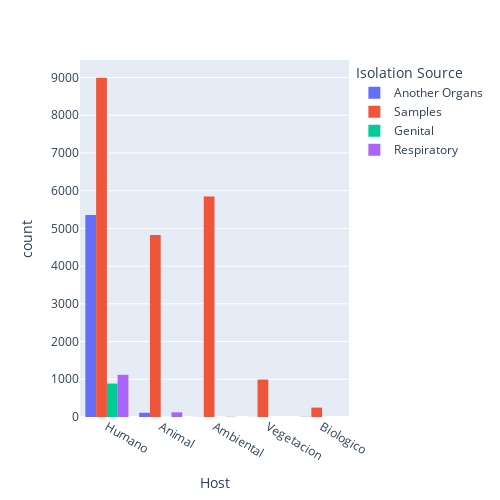

Write notebook code for a chart like this one.
### Markdown cell above
Se genera un histograma que muestra las difetentes fuentes de muestras y los diferentes hospederos a los cuales pertenecen

Translation:
A histogram is generated showing the different sample sources and the different hosts to which they belong.

### Code cell
fig = px.histogram(df_graph, x = 'Host', color = 'Isolation Source', barmode = 'group')
fig.update_layout(width = 500, height = 500)
fig.write_image(os.path.join(carpeta_graficos, 'distribucion_Iso_Sources.png'), 
                width=800, height=600, scale=2)
fig.show()

### Figure 1 — Plotly figure (JSON) as saved in the notebook; plotly's stock layout.template omitted (floating-point values rounded to 4 significant figures; data arrays with more than 128 entries replaced by an {"elided": "..."} marker saying what was removed)
{"data": [{"alignmentgroup": "True", "bingroup": "x", "hovertemplate": "Isolation Source=Another Organs<br>Host=%{x}<br>count=%{y}<extra></extra>", "legendgroup": "Another Organs", "marker": {"color": "#636efa", "pattern": {"shape": ""}}, "name": "Another Organs", "offsetgroup": "Another Organs", "orientation": "v", "showlegend": true, "type": "histogram", "x": {"elided": "5484 str values"}, "xaxis": "x", "yaxis": "y"}, {"alignmentgroup": "True", "bingroup": "x", "hovertemplate": "Isolation Source=Samples<br>Host=%{x}<br>count=%{y}<extra></extra>", "legendgroup": "Samples", "marker": {"color": "#EF553B", "pattern": {"shape": ""}}, "name": "Samples", "offsetgroup": "Samples", "orientation": "v", "showlegend": true, "type": "histogram", "x": {"elided": "20902 str values"}, "xaxis": "x", "yaxis": "y"}, {"alignmentgroup": "True", "bingroup": "x", "hovertemplate": "Isolation Source=Genital<br>Host=%{x}<br>count=%{y}<extra></extra>", "legendgroup": "Genital", "marker": {"color": "#00cc96", "pattern": {"shape": ""}}, "name": "Genital", "offsetgroup": "Genital", "orientation": "v", "showlegend": true, "type": "histogram", "x": {"elided": "888 str values"}, "xaxis": "x", "yaxis": "y"}, {"alignmentgroup": "True", "bingroup": "x", "hovertemplate": "Isolation Source=Respiratory<br>Host=%{x}<br>count=%{y}<extra></extra>", "legendgroup": "Respiratory", "marker": {"color": "#ab63fa", "pattern": {"shape": ""}}, "name": "Respiratory", "offsetgroup": "Respiratory", "orientation": "v", "showlegend": true, "type": "histogram", "x": {"elided": "1250 str values"}, "xaxis": "x", "yaxis": "y"}, {"alignmentgroup": "True", "bingroup": "x", "hovertemplate": "Isolation Source=<br>Host=%{x}<br>count=%{y}<extra></extra>", "legendgroup": "", "marker": {"color": "#FFA15A", "pattern": {"shape": ""}}, "name": "", "offsetgroup": "", "orientation": "v", "showlegend": false, "type": "histogram", "x": {"elided": "887 str values"}, "xaxis": "x", "yaxis": "y"}], "layout": {"barmode": "group", "height": 500, "legend": {"title": {"text": "Isolation Source"}, "tracegroupgap": 0}, "margin": {"t": 60}, "width": 500, "xaxis": {"anchor": "y", "domain": [0, 1], "title": {"text": "Host"}}, "yaxis": {"anchor": "x", "domain": [0, 1], "title": {"text": "count"}}}}
